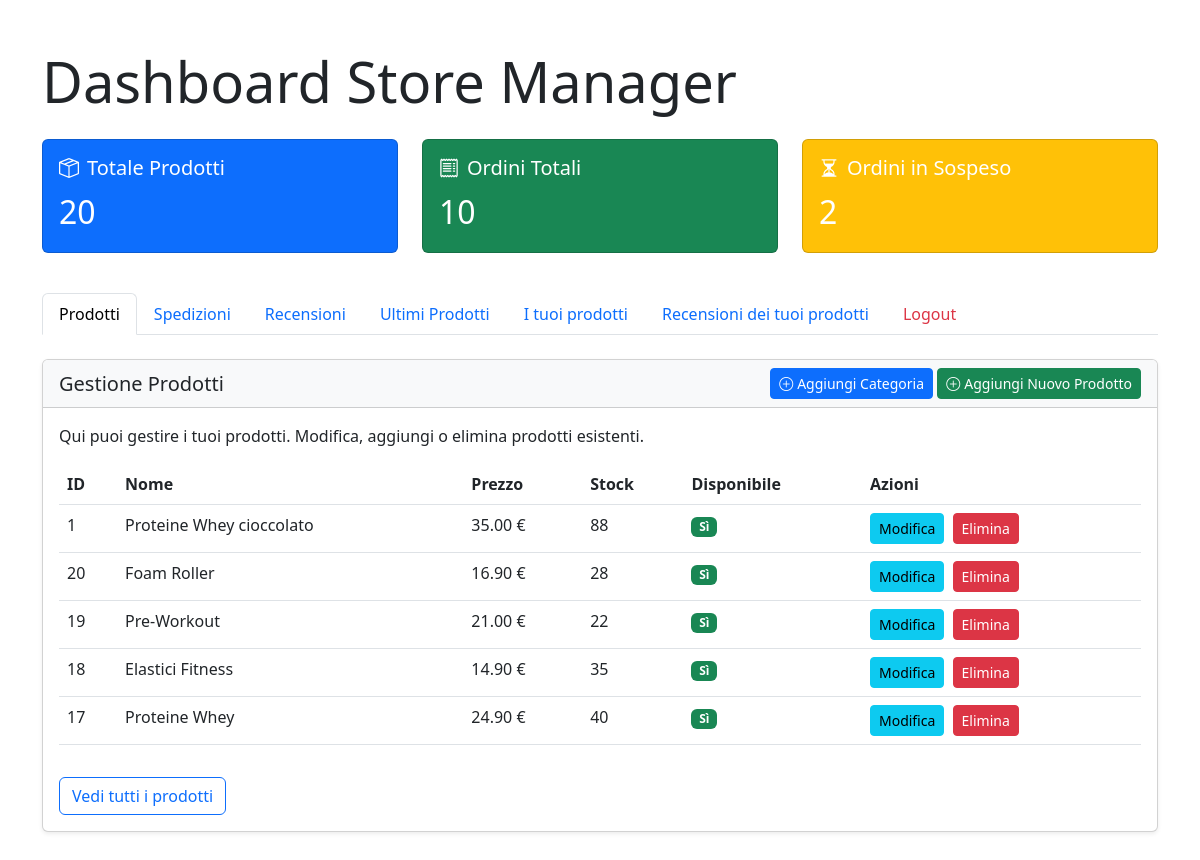
The app's page /store_manager_dashboard/ (signed in) with its own data.
### products/models.py (models this page shows, shortened)
class Product(models.Model):
    category = models.ManyToManyField(Category)
    name = models.CharField(max_length=200, unique=True)
    description = models.TextField(blank=True)
    price = models.DecimalField(max_digits=10, decimal_places=2)
    stock = models.PositiveIntegerField()
    available = models.BooleanField(default=True)
    created = models.DateTimeField(auto_now_add=True)
    updated = models.DateTimeField(auto_now=True)
    image = models.ImageField(upload_to='product_images/', blank=True, null=True)
    added_by = models.ForeignKey('users.CustomUser', on_delete=models.SET_NULL, related_name='products_added', null=True, blank=True)
    modified_by = models.ForeignKey('users.CustomUser', on_delete=models.SET_NULL, related_name='products_modified', null=True, blank=True)
    class Meta:
        ordering = ('name',)

### users/views.py (the view)
# urls.py: path('store_manager_dashboard/', StoreManagerDashboardView.as_view(), name='store_manager_dashboard'),
class StoreManagerDashboardView(LoginRequiredMixin, UserPassesTestMixin, TemplateView):
    template_name = 'users/store_manager_dashboard.html'
    def test_func(self):
        return is_store_manager(self.request.user)
    def get_context_data(self, **kwargs):
        user = self.request.user
        your_products = Product.objects.filter(added_by=user)
        your_products_reviews = Review.objects.filter(product__in=your_products)
        context = super().get_context_data(**kwargs)
        context['total_products'] = Product.objects.count()
        context['total_orders'] = Order.objects.count()
        context['pending_orders'] = Order.objects.filter(status = 'pending').count()
        context['latest_products'] = Product.objects.order_by('-created')[:5]
        context['all_orders'] = Order.objects.all().order_by('-created_at')[:5]
        context['shipped_not_delivered'] = Order.objects.filter(status = 'shipped')
        context['pending_orders_list'] = Order.objects.filter(status = 'pending').order_by('-created_at')[:5]
        context['shipped'] = Order.objects.filter(status='shipped').order_by('-created_at')[:5]
        context['all_products'] = Product.objects.all().order_by('-created')[:5]
        context['all_reviews'] = Review.objects.order_by('-created_at')[:5]
        context['your_products'] =  your_products
        context['your_products_reviews'] = your_products_reviews
        return context

### users/views.py (called while the page is built)
def is_store_manager(user):
    return user.groups.filter(name='Store Managers').exists()

### templates/users/store_manager_dashboard.html (shortened to what this page needs)
{% extends "base.html" %}
{% load static %}
{% block content %}
<div class="container py-5">
    <h1 class="display-4 mb-4">Dashboard Store Manager</h1>
    <div class="row mb-4">
        <div class="col-md-4">
            <div class="card text-white bg-primary mb-3">
                <div class="card-body">
                    <h5 class="card-title"><i class="bi bi-box-seam me-2"></i>Totale Prodotti</h5>
                    <p class="card-text fs-2">{{ total_products }}</p>
                </div>
            </div>
        </div>
        <div class="col-md-4">
            <div class="card text-white bg-success mb-3">
                <div class="card-body">
                    <h5 class="card-title"><i class="bi bi-receipt me-2"></i>Ordini Totali</h5>
                    <p class="card-text fs-2">{{ total_orders }}</p>
                </div>
            </div>
        </div>
        <div class="col-md-4">
            <div class="card text-white bg-warning mb-3">
                <div class="card-body">
                    <h5 class="card-title"><i class="bi bi-hourglass-split me-2"></i>Ordini in Sospeso</h5>
                    <p class="card-text fs-2">{{ pending_orders }}</p>
                </div>
            </div>
        </div>
    </div>
    <ul class="nav nav-tabs mb-4" id="managerTabs" role="tablist">
        <li class="nav-item" role="presentation">
            <button class="nav-link active" id="products-tab" data-bs-toggle="tab" data-bs-target="#products" type="button" role="tab" aria-controls="products" aria-selected="true">Prodotti</button>
        </li>
        <li class="nav-item" role="presentation">
            <button class="nav-link" id="shipping-tab" data-bs-toggle="tab" data-bs-target="#shipping" type="button" role="tab" aria-controls="shipping" aria-selected="false">Spedizioni</button>
        </li>
        <li class="nav-item" role="presentation">
            <button class="nav-link" id="reviews-tab" data-bs-toggle="tab" data-bs-target="#reviews" type="button" role="tab" aria-controls="reviews" aria-selected="false">Recensioni</button>
        </li>
        <li class="nav-item" role="presentation">
            <button class="nav-link" id="latest-products-tab" data-bs-toggle="tab" data-bs-target="#latest-products" type="button" role="tab" aria-controls="latest-products" aria-selected="false">Ultimi Prodotti</button>
        </li>
        <li class="nav-item" role="presentation">
            <button class="nav-link" id="your-products-tab" data-bs-toggle="tab" data-bs-target="#your-products" type="button" role="tab" aria-controls="your-products" aria-selected="false">I tuoi prodotti</button>
        </li>
        <li class="nav-item" role="presentation">
            <button class="nav-link" id="your-products-reviews-tab" data-bs-toggle="tab" data-bs-target="#your-products-reviews" type="button" role="tab" aria-controls="your-products-reviews" aria-selected="false">Recensioni dei tuoi prodotti</button>
        </li>
        <li class="nav-item" role="presentation">
            <a class="nav-link text-danger" id="logout-tab" href="{% url 'users:logout' %}">Logout</a>
        </li>
    </ul>
    <div class="tab-content" id="managerTabsContent">
        <div class="tab-pane fade show active" id="products" role="tabpanel" aria-labelledby="products-tab">
            <div class="card shadow-sm">
                <div class="card-header bg-light d-flex justify-content-between align-items-center">
                    <h5 class="mb-0">Gestione Prodotti</h5>
                    <div>
                         <a href="{% url 'products:category_create' %}" class="btn btn-primary btn-sm ms-2">
                        <i class="bi bi-plus-circle me-1"></i>Aggiungi Categoria
                    </a>
                    <a href="{% url 'products:product_create' %}" class="btn btn-success btn-sm"><i class="bi bi-plus-circle me-1"></i>Aggiungi Nuovo Prodotto</a>
                        </div>
                </div>
                <div class="card-body">
                    <p>Qui puoi gestire i tuoi prodotti. Modifica, aggiungi o elimina prodotti esistenti.</p>
                    <div class="table-responsive">
                        <table class="table table-hover">
                            <thead>
                                <tr>
                                    <th>ID</th>
                                    <th>Nome</th>
                                    <th>Prezzo</th>
                                    <th>Stock</th>
                                    <th>Disponibile</th>
                                    <th>Azioni</th>
                                </tr>
                            </thead>
                            <tbody>
                                    {% for product in all_products %}
                                    <tr>
                                        <td>{{ product.id }}</td>
                                        <td>{{ product.name }}</td>
                                        <td>{{ product.price }} €</td>
                                        <td>{{ product.stock }}</td>
                                        <td>{% if product.available %}<span class="badge bg-success">Sì</span>{% else %}<span class="badge bg-danger">No</span>{% endif %}</td>
                                        <td>
                                            <a href="{% url 'products:product_edit' product.id %}" class="btn btn-sm btn-info me-1">Modifica</a>
                                            <a href="{% url 'products:product_delete' product.id %}" class="btn btn-sm btn-danger">Elimina</a>
                                        </td>
                                    </tr>
                                    {% endfor %}
                            </tbody>
                        </table>
                    </div>
                    <a href="{% url 'products:product_manage_list' %}" class="btn btn-outline-primary mt-3">Vedi tutti i prodotti</a>
                </div>
            </div>
        </div>
    </div>
</div>
{% endblock %}

### records on screen
Product: id "1", name "Proteine Whey cioccolato", price "35.00", stock "88", available "Sì"
Product: id "20", name "Foam Roller", price "16.90", stock "28", available "Sì"
Product: id "19", name "Pre-Workout", price "21.00", stock "22", available "Sì"
Product: id "18", name "Elastici Fitness", price "14.90", stock "35", available "Sì"
Product: id "17", name "Proteine Whey", price "24.90", stock "40", available "Sì"

### other values on screen
{{ total_products }} "20"
{{ total_orders }} "10"
{{ pending_orders }} "2"
